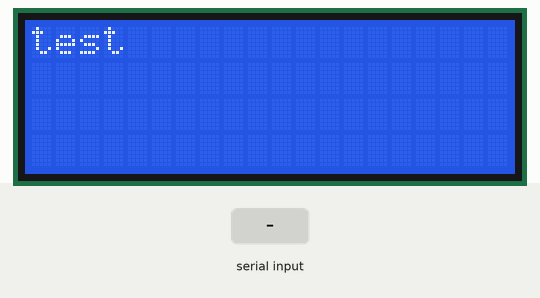
A sketch run on a simulated Arduino Uno, built with avr-gcc and run on an emulated ATmega328P. On the bench: 20×4 character LCD. Inputs (shaded band) come from the test bench.

Above: at 1.2 s.
1.3 s: "1" received over Serial
At 2.9 s:
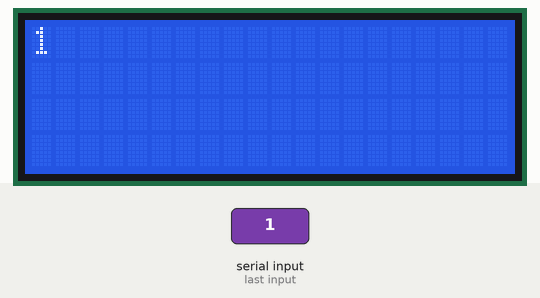
3.8 s: "0" received over Serial
At 5.9 s:
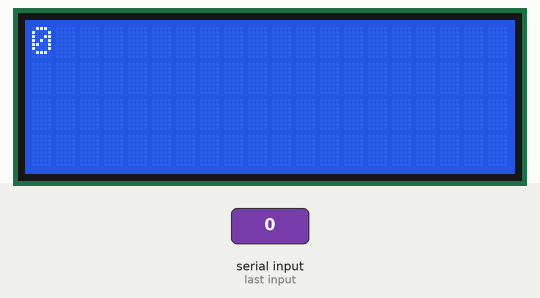
6.3 s: "2" received over Serial
Timing chart, 0 to 9.3 s (numbered marks = the images above; inputs shaded):
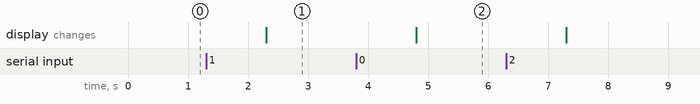

Measured:
- after the input at 1.3 s, the display: changes after 1.0 s (image 1)
- after the input at 3.8 s, the display: changes after 1.0 s (image 2)

The sketch:

Ardu_LCD_I2C.ino
```cpp
//lcd-re sorosporton át írunk ki egyedi szöveget (max. 16 karakter)

#include <LiquidCrystal_I2C.h> //I2C könyvtár előhívása
#include <Wire.h> //kisegítő könyvtár
LiquidCrystal_I2C lcd(0x27,20,4); //előhívjuk azz lcd-t lcd néven (így hivatkozunk rá később)

void setup(){
  lcd.init(); //előkészítjük kijelzőnket
  lcd.backlight();  //háttérvilágítást bekapcsoljuk
  lcd.clear(); //töröljük a kijelzőt és a bal felső sarokba helyezzük a kurzort
  lcd.print("test"); //kiírjuk "test" a kijelzőre
  Serial.begin(9600); //soros kommunikáció sebeségét beállítjuk 9600-ra
}
void loop(){
  if(Serial.available()>0){ //ha jön adat a soros porton:
    String inp = Serial.readString(); //olvassuk be az adatot és alakítsuk szöveggé
    inp.trim(); //távolítsuk el a szöveg végéről a '\n' részt (új sort jelenti)
    lcd.clear(); //tisztítjuk a kijelzőt
    lcd.print(inp); //kiírjuk a beolvasott üzenetet
  }
}
```
